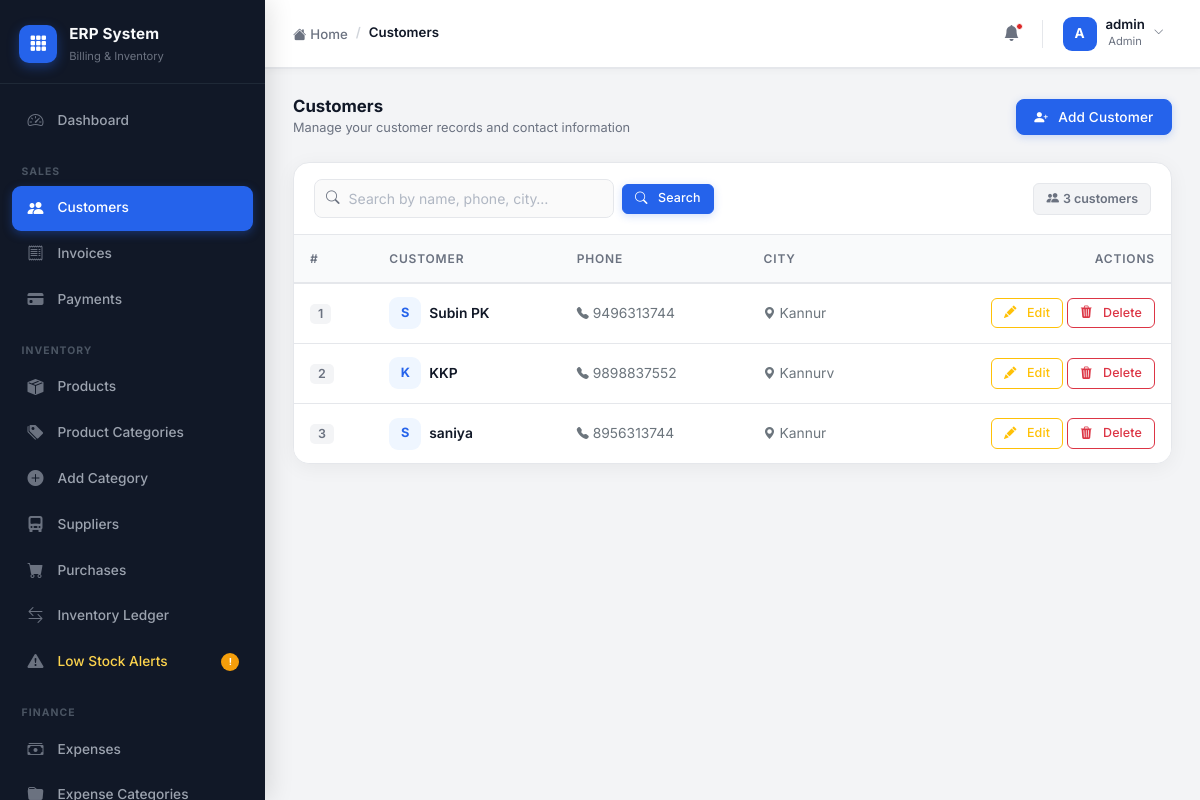
The app's page /customers/ (signed in) with its own data.
### accounts/models.py (models this page shows)
class CustomUser(AbstractUser):
    ROLE_CHOICES = (
        ('admin', 'Admin'),
        ('staff', 'Staff'),
        ('accountant', 'Accountant'),
    )
    role = models.CharField(max_length=20, choices=ROLE_CHOICES, default='staff')
    phone = models.CharField(max_length=15, blank=True, null=True)

### customers/models.py (models this page shows, shortened)
class Customer(models.Model):
    name = models.CharField(max_length=255)
    email = models.EmailField(blank=True, null=True)
    phone = models.CharField(max_length=15)
    gst_number = models.CharField(max_length=15, blank=True, null=True)
    address = models.TextField()
    city = models.CharField(max_length=100)
    state = models.CharField(max_length=100)
    pincode = models.CharField(max_length=10)
    created_at = models.DateTimeField(auto_now_add=True)

### customers/views.py (the view)
# urls.py: path('', customer_list, name='customer_list'),
@login_required
def customer_list(request):
    search_query = request.GET.get('q', '')
    customers = Customer.objects.all()
    if search_query:
        customers = customers.filter(name__icontains=search_query)
    paginator = Paginator(customers, 5)  # 5 per page
    page_number = request.GET.get('page')
    page_obj = paginator.get_page(page_number)
    return render(request, 'customers/customer_list.html', {
        'page_obj': page_obj,
        'search_query': search_query
    })

### templates/customers/customer_list.html (shortened to what this page needs)
{% extends 'layouts/admin_base.html' %}
{% block breadcrumb %}
<li class="breadcrumb-item active">Customers</li>
{% endblock %}
{% block admin_content %}
<div class="section-header mb-4">
    <div>
        <h5>Customers</h5>
        <div class="subtitle">Manage your customer records and contact information</div>
    </div>
    <a href="{% url 'add_customer' %}" class="btn btn-primary">
        <i class="bi bi-person-plus-fill me-1"></i>Add Customer
    </a>
</div>
<div class="erp-table-wrap">
    <div class="table-toolbar">
        <form method="GET" class="d-flex align-items-center gap-2 flex-grow-1">
            <div class="search-wrap" style="max-width:300px;width:100%;">
                <i class="bi bi-search"></i>
                <input type="text"
                       name="q"
                       value="{{ search_query }}"
                       class="form-control"
                       placeholder="Search by name, phone, city…">
            </div>
            <button type="submit" class="btn btn-primary btn-sm">
                <i class="bi bi-search me-1"></i>Search
            </button>
        </form>
        <div class="toolbar-meta d-none d-md-flex align-items-center gap-2">
            <span class="meta-chip">
                <i class="bi bi-people-fill me-1"></i>
                {{ page_obj.paginator.count }} customer{{ page_obj.paginator.count|pluralize }}
            </span>
        </div>
    </div>
    <div class="table-responsive">
        <table class="table erp-table">
            <thead>
                <tr>
                    <th>#</th>
                    <th>Customer</th>
                    <th>Phone</th>
                    <th>City</th>
                    <th class="text-end">Actions</th>
                </tr>
            </thead>
            <tbody>
                {% for customer in page_obj %}
                <tr>
                    <td>
                        <span class="row-index">{{ forloop.counter }}</span>
                    </td>
                    <td>
                        <div class="d-flex align-items-center gap-2">
                            <div class="cust-avatar">
                                {{ customer.name|slice:":1"|upper }}
                            </div>
                            <span class="fw-semibold">{{ customer.name }}</span>
                        </div>
                    </td>
                    <td>
                        <span class="d-flex align-items-center gap-1 text-secondary">
                            <i class="bi bi-telephone-fill" style="font-size:0.75rem;"></i>
                            {{ customer.phone }}
                        </span>
                    </td>
                    <td>
                        <span class="d-flex align-items-center gap-1 text-secondary">
                            <i class="bi bi-geo-alt-fill" style="font-size:0.75rem;"></i>
                            {{ customer.city }}
                        </span>
                    </td>
                    <td class="text-end">
                        <div class="d-flex align-items-center justify-content-end gap-1">
                            <a href="{% url 'edit_customer' customer.id %}"
                               class="btn btn-sm btn-outline-warning"
                               title="Edit">
                                <i class="bi bi-pencil-fill me-1"></i>Edit
                            </a>
                            <button class="btn btn-sm btn-outline-danger delete-btn"
                                    data-id="{{ customer.id }}"
                                    data-name="{{ customer.name }}"
                                    data-bs-toggle="modal"
                                    data-bs-target="#deleteModal"
                                    title="Delete">
                                <i class="bi bi-trash3-fill me-1"></i>Delete
                            </button>
                        </div>
                    </td>
                </tr>
                {% endfor %}
            </tbody>
        </table>
    </div>
</div>
{% endblock %}

### templates/layouts/admin_base.html (shortened to what this page needs)
{% extends 'base.html' %}
{% block content %}
<div class="erp-shell">
    <aside class="erp-sidebar" id="erpSidebar">
        <div class="sidebar-logo">
            <div class="logo-icon">
                <i class="bi bi-grid-3x3-gap-fill"></i>
            </div>
            <div class="logo-text">
                <span class="logo-name">ERP System</span>
                <span class="logo-sub">Billing & Inventory</span>
            </div>
        </div>
        <nav class="sidebar-nav" id="sidebarNav">
            <a href="{% url 'admin_dashboard' %}"
               class="nav-item {% if request.resolver_match.url_name == 'admin_dashboard' %}active{% endif %}">
                <span class="nav-icon"><i class="bi bi-speedometer2"></i></span>
                <span class="nav-label">Dashboard</span>
            </a>
            <div class="nav-section-label">Sales</div>
            <a href="{% url 'customer_list' %}"
               class="nav-item {% if 'customer' in request.resolver_match.url_name %}active{% endif %}">
                <span class="nav-icon"><i class="bi bi-people-fill"></i></span>
                <span class="nav-label">Customers</span>
            </a>
            <a href="{% url 'invoice_list' %}"
               class="nav-item {% if 'invoice' in request.resolver_match.url_name %}active{% endif %}">
                <span class="nav-icon"><i class="bi bi-receipt"></i></span>
                <span class="nav-label">Invoices</span>
            </a>
            {% if request.user.role == 'admin' or request.user.role == 'accountant' %}
            <a href="{% url 'payment_list' %}"
               class="nav-item {% if 'payment' in request.resolver_match.url_name %}active{% endif %}">
                <span class="nav-icon"><i class="bi bi-credit-card-fill"></i></span>
                <span class="nav-label">Payments</span>
            </a>
            {% endif %}
            <div class="nav-section-label">Inventory</div>
            <a href="{% url 'product_list' %}"
               class="nav-item {% if request.resolver_match.url_name == 'product_list' %}active{% endif %}">
                <span class="nav-icon"><i class="bi bi-box-seam-fill"></i></span>
                <span class="nav-label">Products</span>
            </a>
            {% if request.user.role == 'admin' %}
            <a href="{% url 'category_list' %}"
               class="nav-item {% if 'category' in request.resolver_match.url_name %}active{% endif %}">
                <span class="nav-icon"><i class="bi bi-tags-fill"></i></span>
                <span class="nav-label">Product Categories</span>
            </a>
            <a href="{% url 'add_category' %}"
               class="nav-item {% if request.resolver_match.url_name == 'add_category' %}active{% endif %}">
                <span class="nav-icon"><i class="bi bi-plus-circle-fill"></i></span>
                <span class="nav-label">Add Category</span>
            </a>
            <a href="{% url 'supplier_list' %}"
               class="nav-item {% if 'supplier' in request.resolver_match.url_name %}active{% endif %}">
                <span class="nav-icon"><i class="bi bi-truck-front-fill"></i></span>
                <span class="nav-label">Suppliers</span>
            </a>
            <a href="{% url 'purchase_list' %}"
               class="nav-item {% if 'purchase' in request.resolver_match.url_name %}active{% endif %}">
                <span class="nav-icon"><i class="bi bi-cart-fill"></i></span>
                <span class="nav-label">Purchases</span>
            </a>
            {% endif %}
            <a href="{% url 'stock_movement_list' %}"
               class="nav-item {% if 'stock' in request.resolver_match.url_name %}active{% endif %}">
                <span class="nav-icon"><i class="bi bi-arrow-left-right"></i></span>
                <span class="nav-label">Inventory Ledger</span>
            </a>
            <a href="{% url 'product_list' %}" class="nav-item nav-warning">
                <span class="nav-icon"><i class="bi bi-exclamation-triangle-fill"></i></span>
                <span class="nav-label">Low Stock Alerts</span>
                <span class="nav-badge">!</span>
            </a>
            {% if request.user.role == 'admin' or request.user.role == 'accountant' %}
            <div class="nav-section-label">Finance</div>
            <a href="{% url 'expense_list' %}"
               class="nav-item {% if 'expense' in request.resolver_match.url_name %}active{% endif %}">
                <span class="nav-icon"><i class="bi bi-cash-stack"></i></span>
                <span class="nav-label">Expenses</span>
            </a>
            <a href="{% url 'expense_category_list' %}"
               class="nav-item {% if 'expense_category' in request.resolver_match.url_name %}active{% endif %}">
                <span class="nav-icon"><i class="bi bi-folder-fill"></i></span>
                <span class="nav-label">Expense Categories</span>
            </a>
            {% endif %}
        </nav>
    </aside>
    <div class="erp-main">
        <header class="erp-topbar">
            <div class="topbar-left">
                <nav aria-label="breadcrumb">
                    <ol class="breadcrumb mb-0">
                        <li class="breadcrumb-item">
                            <a href="{% url 'admin_dashboard' %}">
                                <i class="bi bi-house-fill me-1"></i>Home
                            </a>
                        </li>
                        {% block breadcrumb %}{% endblock %}
                    </ol>
                </nav>
            </div>
            <div class="topbar-right">
                <button class="topbar-icon-btn" title="Notifications">
                    <i class="bi bi-bell-fill"></i>
                    <span class="notif-dot"></span>
                </button>
                <div class="dropdown">
                    <button class="topbar-user-btn dropdown-toggle" data-bs-toggle="dropdown" aria-expanded="false">
                        <div class="topbar-avatar">
                            {{ request.user.username|slice:":1"|upper }}
                        </div>
                        <div class="topbar-user-info d-none d-sm-block">
                            <div class="topbar-username">{{ request.user.username }}</div>
                            <div class="topbar-userrole">{{ request.user.role|title }}</div>
                        </div>
                        <i class="bi bi-chevron-down topbar-chevron d-none d-sm-block"></i>
                    </button>
                </div>
            </div>
        </header>
        <main class="erp-page-content page-content">
            {% block admin_content %}{% endblock %}
        </main>
    </div>
</div>
{% endblock %}

### templates/base.html (style rules this page uses)
:root { --primary: #2563EB; --primary-hover: #1D4ED8; --primary-light: #EFF6FF; --sidebar-bg: #111827; --sidebar-hover: #1F2937; --sidebar-active: #1F2937; --success: #16A34A; --danger: #DC2626; --warning: #F59E0B; --bg: #F3F4F6; --card-bg: #FFFFFF; --text-primary: #111827; --text-secondary: #6B7280; --border: #E5E7EB; --shadow-card: 0 4px 20px rgba(0,0,0,0.05); --shadow-sidebar: 4px 0 24px rgba(0,0,0,0.12); --radius-sm: 8px; --radius-md: 12px; --radius-lg: 16px; --topbar-h: 68px; --sidebar-w: 265px; --transition: all 0.22s cubic-bezier(0.4,0,0.2,1); }
*, *::before, *::after { box-sizing: border-box; }
body { font-family: 'Inter', sans-serif; background: var(--bg); color: var(--text-primary); font-size: 0.9rem; line-height: 1.6; -webkit-font-smoothing: antialiased; }
h1,h2,h3,h4,h5,h6 { font-weight: 700; color: var(--text-primary); }
a { text-decoration: none; }
.page-content { animation: fadeInUp 0.35s ease forwards; }
.btn { font-family: 'Inter', sans-serif; font-weight: 500; font-size: 0.85rem; border-radius: var(--radius-sm); padding: 0.45rem 1.1rem; transition: var(--transition); display: inline-flex; align-items: center; gap: 0.4rem; letter-spacing: 0.01em; }
.btn-primary { background: var(--primary); border-color: var(--primary); color: #fff; box-shadow: 0 2px 8px rgba(37,99,235,0.22); }
.btn-sm { font-size: 0.78rem; padding: 0.3rem 0.75rem; border-radius: 6px; }
.erp-table-wrap { background: var(--card-bg); border: 1px solid var(--border); border-radius: var(--radius-lg); box-shadow: var(--shadow-card); overflow: hidden; }
.erp-table-wrap .table-toolbar { padding: 1rem 1.25rem; border-bottom: 1px solid var(--border); display: flex; align-items: center; gap: 0.75rem; flex-wrap: wrap; }
.table-responsive { overflow-x: auto; }
.erp-table { margin-bottom: 0; font-size: 0.865rem; }
.erp-table thead th { background: #F9FAFB; color: var(--text-secondary); font-weight: 600; font-size: 0.75rem; text-transform: uppercase; letter-spacing: 0.07em; border-bottom: 2px solid var(--border); border-top: none; padding: 0.85rem 1rem; white-space: nowrap; position: sticky; top: 0; z-index: 1; }
.erp-table tbody td { padding: 0.85rem 1rem; border-color: var(--border); vertical-align: middle; color: var(--text-primary); }
.erp-table tbody tr:last-child td { border-bottom: none; }
.form-control, .form-select { font-family: 'Inter', sans-serif; font-size: 0.875rem; border: 1.5px solid var(--border); border-radius: var(--radius-sm); padding: 0.5rem 0.85rem; color: var(--text-primary); background: #FAFAFA; transition: var(--transition); }
.form-control::placeholder { color: #B0B7C3; }
.search-wrap { position: relative; }
.search-wrap .bi-search { position: absolute; left: 0.75rem; top: 50%; transform: translateY(-50%); color: var(--text-secondary); font-size: 0.85rem; }
.search-wrap .form-control { padding-left: 2.1rem; }
.section-header { display: flex; align-items: center; justify-content: space-between; margin-bottom: 1.5rem; flex-wrap: wrap; gap: 0.75rem; }
.section-header h5 { font-size: 1.05rem; font-weight: 700; margin: 0; color: var(--text-primary); }
.section-header .subtitle { font-size: 0.8rem; color: var(--text-secondary); margin-top: 0.1rem; }
.erp-topbar { height: var(--topbar-h); background: var(--card-bg); border-bottom: 1px solid var(--border); display: flex; align-items: center; justify-content: space-between; padding: 0 1.75rem; position: sticky; top: 0; z-index: 100; box-shadow: 0 1px 0 var(--border), 0 2px 8px rgba(0,0,0,0.04); }

### templates/customers/customer_list.html (style rules this page uses)
.cust-avatar { width: 32px; height: 32px; border-radius: 9px; background: var(--primary-light); color: var(--primary); font-size: 0.8rem; font-weight: 700; display: flex; align-items: center; justify-content: center; flex-shrink: 0; }
.row-index { font-size: 0.78rem; font-weight: 600; color: var(--text-secondary); background: #F3F4F6; padding: 0.15rem 0.5rem; border-radius: 5px; }
.meta-chip { font-size: 0.78rem; font-weight: 600; color: var(--text-secondary); background: #F3F4F6; border: 1px solid var(--border); padding: 0.3rem 0.75rem; border-radius: 6px; display: flex; align-items: center; }

### records on screen
CustomUser: user.username "A", user.username "admin", user.role "Admin"
Customer: name "S", name "Subin PK", phone "9496313744", city "Kannur"
Customer: name "K", name "KKP", phone "9898837552", city "Kannurv"
Customer: name "S", name "saniya", phone "8956313744", city "Kannur"

### other values on screen
{{ page_obj.paginator.count }} "3"
